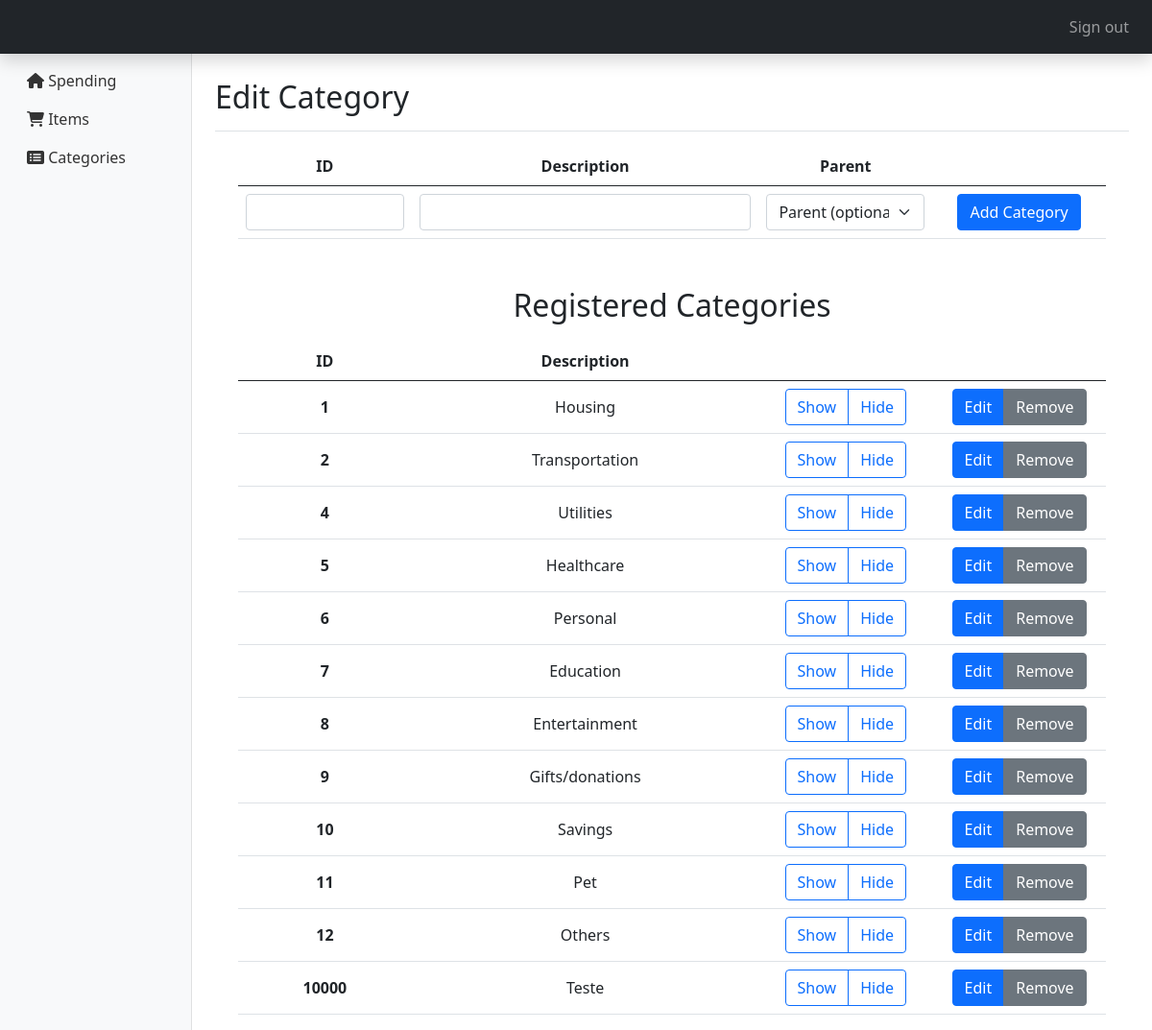
/category (signed in), run on the app's committed database.
### tables this page shows
CREATE TABLE categoria (
    id INTEGER PRIMARY KEY NOT NULL,
    descricao VARCHAR(30),
    parent_id INTEGER
);

### application.py (the view, shortened to what this page needs)
@app.route("/category", methods=["GET", "POST"])
@login_required
def category():
    categories = cur.execute("SELECT * FROM categoria WHERE parent_id IS NULL").fetchall()
    subcategories = cur.execute("SELECT * FROM categoria WHERE parent_id IS NOT NULL").fetchall()
    return render_template("category.html", category_list=categories, subcategories=subcategories)

### application.py (called while the page is built)
@app.after_request
def after_request(response):
    response.headers["Cache-Control"] = "no-cache, no-store, must-revalidate"
    response.headers["Expires"] = 0
    response.headers["Pragma"] = "no-cache"
    return response

### helpers.py (called while the page is built)
def login_required(f):
    @wraps(f)
    def decorated_function(*args, **kwargs):
        if session.get("user_id") is None:
            return redirect("/login")
        return f(*args, **kwargs)
    return decorated_function

### templates/category.html (shortened to what this page needs)
{% extends "layout.html" %}
{% block main %}
<div class="d-flex justify-content-between flex-wrap flex-md-nowrap align-items-center pt-3 pb-2 mb-3 border-bottom">
    <h1 class="h2">Edit Category</h1>
</div>
<div class="table-responsive">
    <div class="container-fluid d-flex justify-content-center">
        <table class="table align-middle">
            <thead>
                <tr style="text-align: center">
                    <th scope="col" width="20%">ID</th>
                    <th scope="col" width="40%">Description</th>
                    <th scope="col" width="20%">Parent</th>
                    <th scope="col" width="20%"></th>
                </tr>
            </thead>
            <tbody>
                <tr style="text-align: center">
                    <form action="/category" method="POST">
                    <td>
                        <input name="categoryId" type="number" min="0" step="1" required class="form-control inputcatid">
                    </td>
                    <td>
                        <input name="catDesc" type="text" required class="form-control inputcatdesc"></td>
                    <td>
                        <select name="catParent" class="form-select">
                            <option disabled selected value="">Parent (optional)</option>
                        </select>
                    </td>
                    <td><button type="submit" class="btn btn-primary" name="postbutton" value="add">Add Category</button></td>
                </form>
                </tr>
            </tbody>
        </table>
    </div>
</div>
    <br>
    <div class="container-fluid d-flex justify-content-center">
        <h2 style="padding: 10px">Registered Categories</h2>
    </div>
    <div class="table-responsive">
        <div class="container-fluid d-flex justify-content-center">
            <table class="table align-middle">
                <thead>
                    <tr style="text-align:center">
                        <th scope="col" width="20%">ID</th>
                        <th scope="col" width="40%">Description</th>
                        <th scope="col" width="20%"></th>
                        <th scope="col" width="20%"></th>
                    </tr>
                </thead>
                <tbody style="text-align:center">
                    {% for item in category_list %}
                        <tr id="tr{{ item['id']}}">
                            <form action="/category" method="POST">
                                <th>{{ item['id'] }}</td>
                                <td
                                    ><input type="hidden" name="id" id="description" value="{{ item['descricao'] }}">{{ item['descricao'].capitalize() }}
                                </td>
                                <td>
                                    <div class="btn-group">
                                        <button class="btn btn-outline-primary show" type="button" value="{{ item['id']}}">Show</button>
                                        <button class="btn btn-outline-primary hide" type="button" value="{{ item['id']}}">Hide</button>
                                    </div>
                                </td>
                                <td>
                                    <div class="btn-group">
                                        <button class="btn btn-primary edit" type="button" value="{{ item['id']}}">Edit</button>
                                        <button class="btn btn-secondary" type="submit" name="postbutton" value="remove">Remove</button>
                                    </div>
                                </td>
                            </form>
                        </tr>
                    {% endfor %}
                </tbody>
            </table>
        </div>
    </div>
{% endblock %}

### static/style.css (style rules this page uses)
html, body { height:100% }

### data on the page
categoria: id "1", descricao "Housing"
categoria: id "2", descricao "Transportation"
categoria: id "4", descricao "Utilities"
categoria: id "5", descricao "Healthcare"
categoria: id "6", descricao "Personal"
categoria: id "7", descricao "Education"
categoria: id "8", descricao "Entertainment"
categoria: id "9", descricao "Gifts/donations"
categoria: id "10", descricao "Savings"
categoria: id "11", descricao "Pet"
categoria: id "12", descricao "Others"
categoria: id "10000", descricao "Teste"
